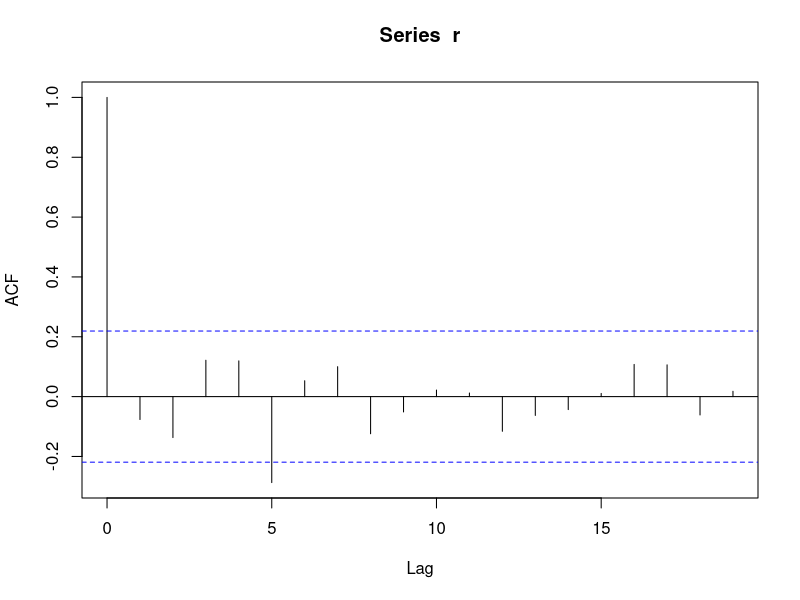
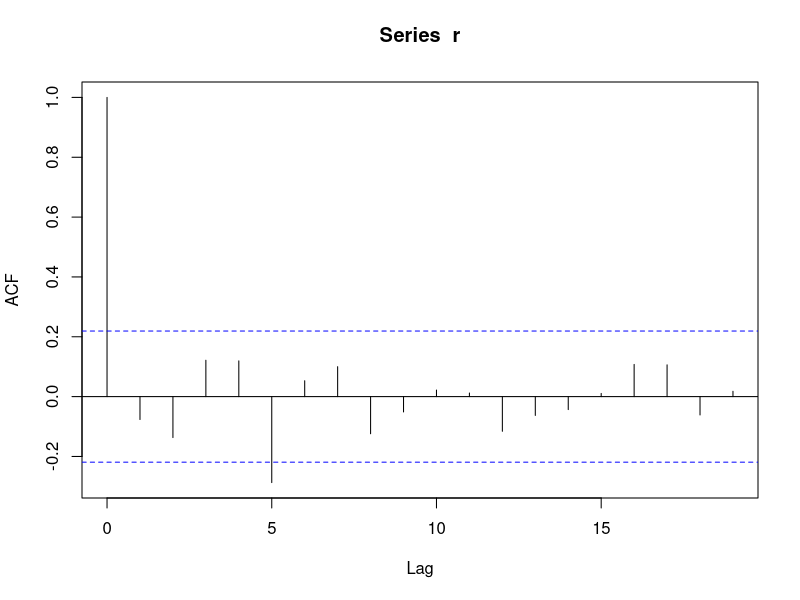
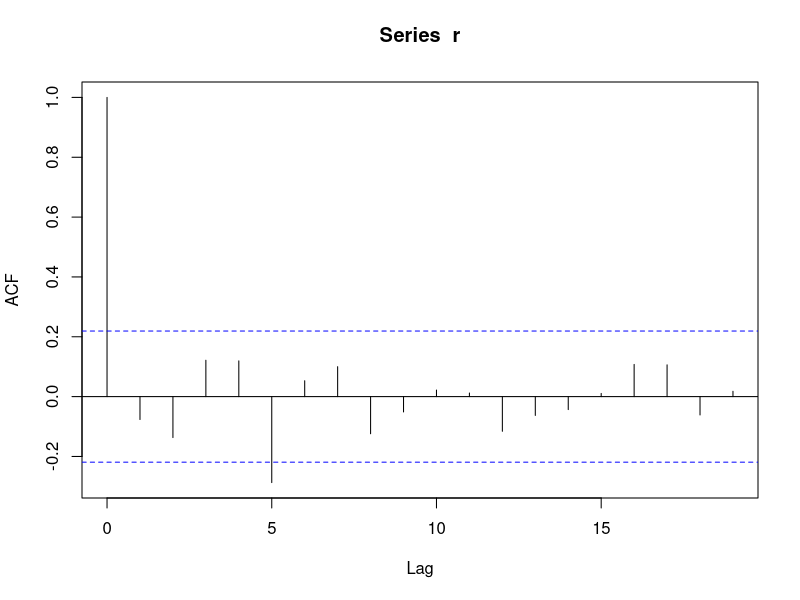
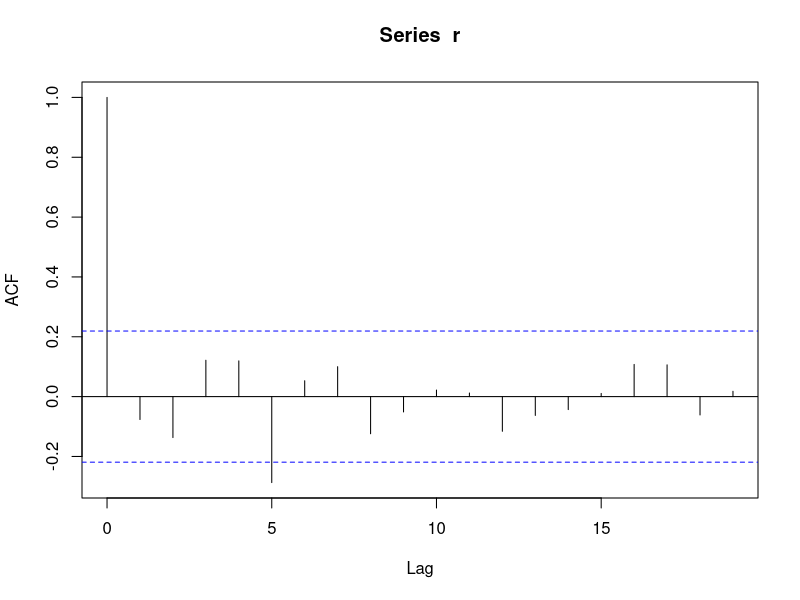
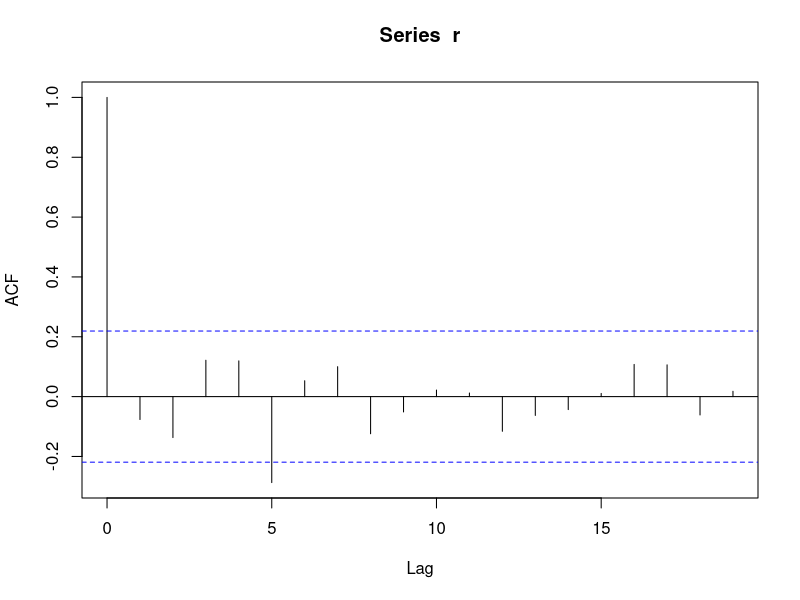
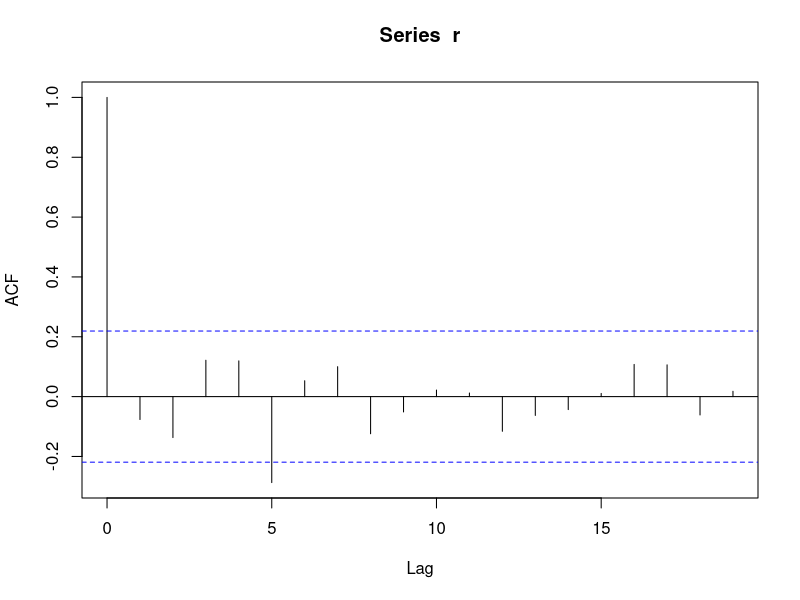
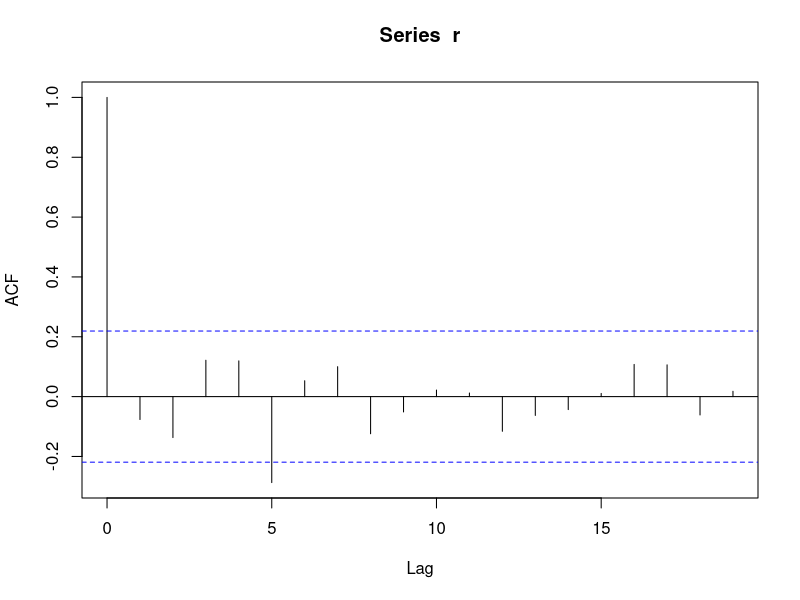
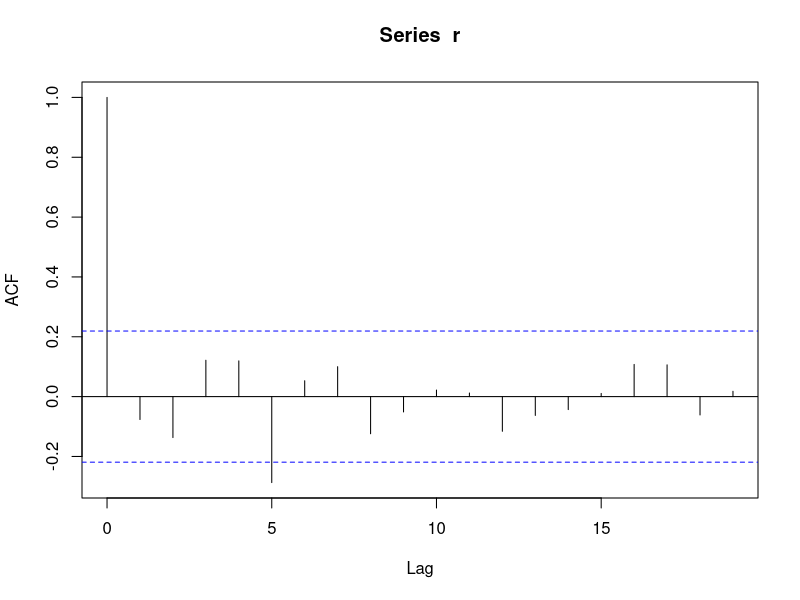

These figures' R source, in order:
n <- 50
T <- 80
P <- 10
Qvec <- rep(0, n)

for (t in 1:n) {
  r <- rnorm(1:T)
  Q <- 0
  
  for(i in 1:P) { 
    Q <- Q + (acf(r)[[1]][i])^2
  }
  
  Q <- T*Q
  Qvec[t] <- Q
}

plot(density(Qvec))


